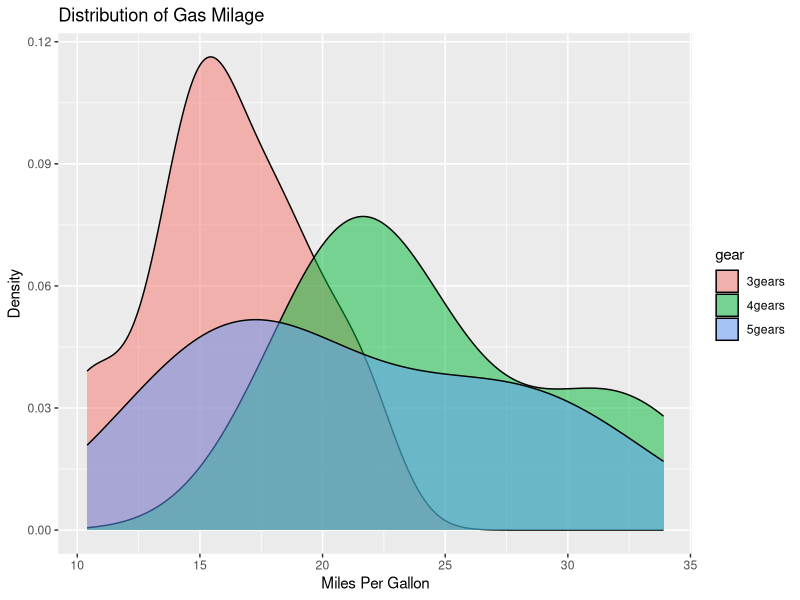
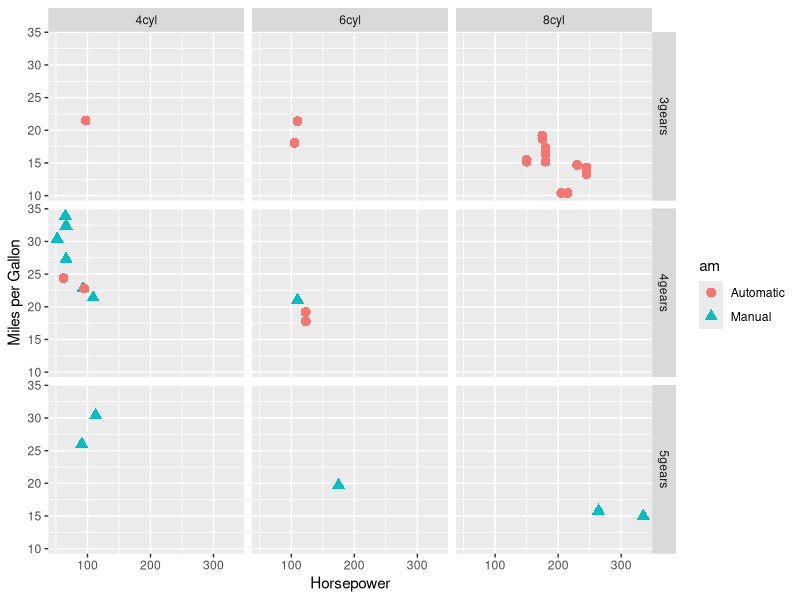
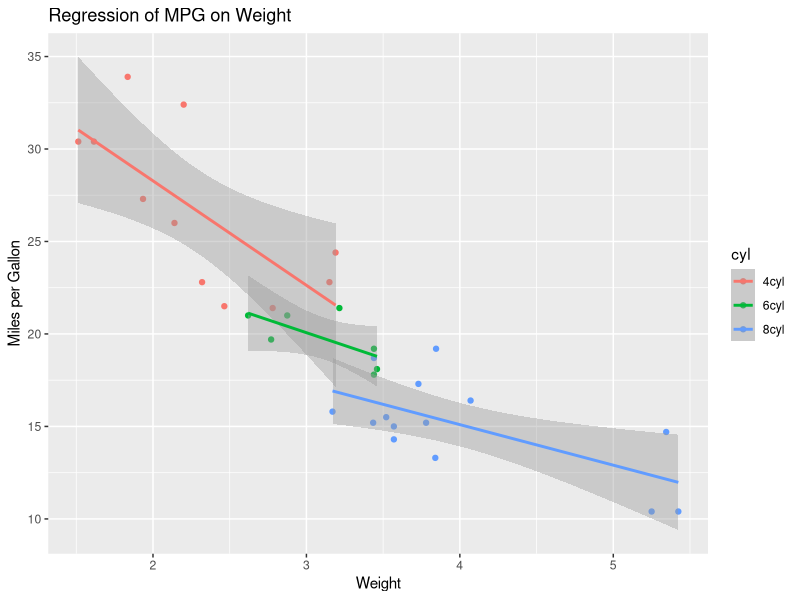
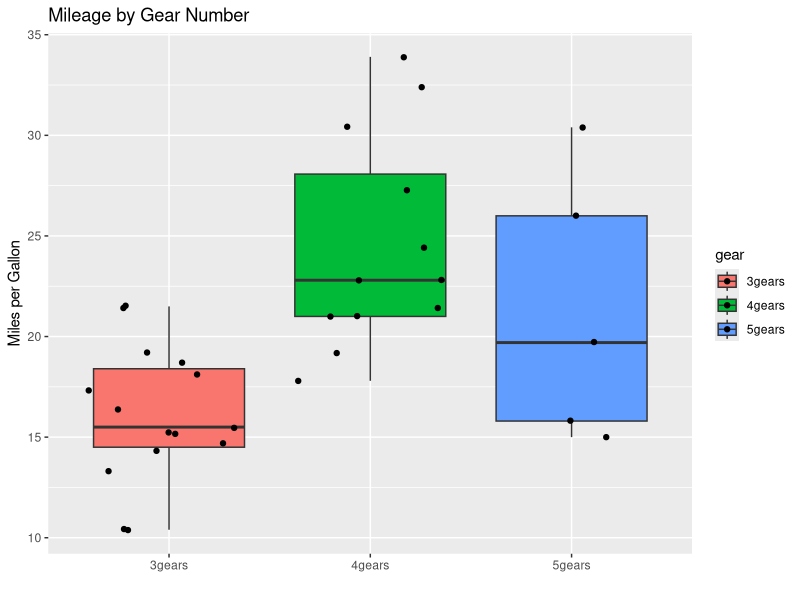

Here is the R script that generated these plots, in order:

# ggplot2 examples
library(ggplot2) 

# create factors with value labels 
mtcars$gear <- factor(mtcars$gear,levels=c(3,4,5),
  	labels=c("3gears","4gears","5gears")) 
mtcars$am <- factor(mtcars$am,levels=c(0,1),
  	labels=c("Automatic","Manual")) 
mtcars$cyl <- factor(mtcars$cyl,levels=c(4,6,8),
   labels=c("4cyl","6cyl","8cyl")) 

# Kernel density plots for mpg
# grouped by number of gears (indicated by color)
qplot(mpg, data=mtcars, geom="density", fill=gear, alpha=I(.5), 
   main="Distribution of Gas Milage", xlab="Miles Per Gallon", 
   ylab="Density")

# Scatterplot of mpg vs. hp for each combination of gears and cylinders
# in each facet, transmittion type is represented by shape and color
qplot(hp, mpg, data=mtcars, shape=am, color=am, 
   facets=gear~cyl, size=I(3),
   xlab="Horsepower", ylab="Miles per Gallon") 

# Separate regressions of mpg on weight for each number of cylinders
qplot(wt, mpg, data=mtcars, geom=c("point", "smooth"), 
   method="lm", formula=y~x, color=cyl, 
   main="Regression of MPG on Weight", 
   xlab="Weight", ylab="Miles per Gallon")

# Boxplots of mpg by number of gears 
# observations (points) are overlayed and jittered
qplot(gear, mpg, data=mtcars, geom=c("boxplot", "jitter"), 
   fill=gear, main="Mileage by Gear Number",
   xlab="", ylab="Miles per Gallon")


